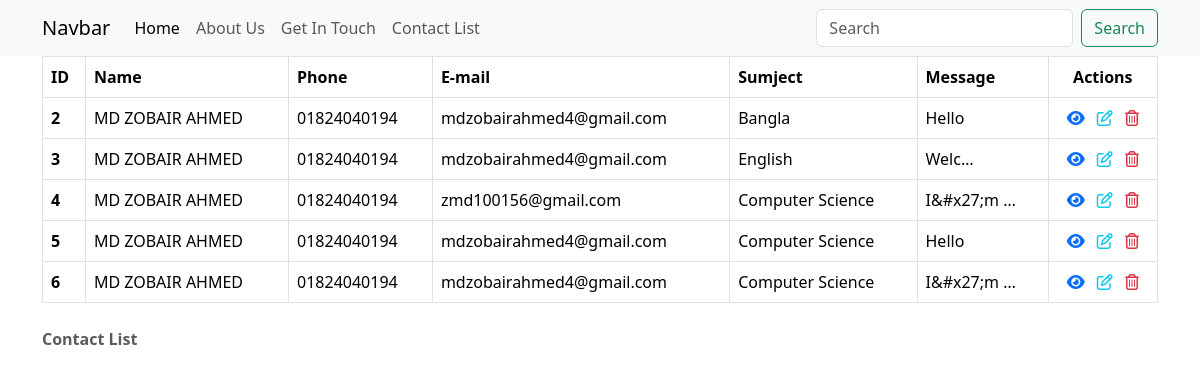
The page /contact/list/ on the database as committed earlier.
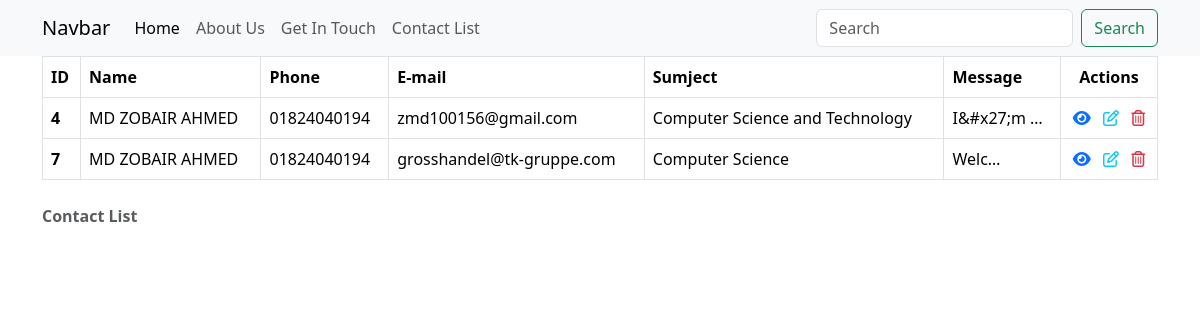
The same page on the database as committed later.
### firstapp/models.py (models this page shows, shortened)
class Contact(models.Model):
    name = models.CharField(max_length=255)
    phone = models.CharField(max_length=255)
    email = models.EmailField()
    subject = models.CharField(max_length=255)
    message = models.TextField()
    class Meta:
        verbose_name = 'Contact'
        verbose_name_plural = 'Contacts'

### firstapp/views.py (the view)
# urls.py: path('contact/list/', views.contact_list, name="contact_list"),
def contact_list(request):
    contacts = Contact.objects.all()
    return render(request, 'contact_list.html', {'contacts':contacts})

### firstapp/templates/contact_list.html
{% extends "base.html" %}
{% load static %}
{% block content %}
<section id="contact">
    <div class="container">
        <div class="row justify-content-center align-items-center">
            <div class="col-12 col-md-10 col-lg-12">
                <table class="table table-bordered">
                    <caption class="fw-bolder my-3">Contact List</caption>
                    <thead>
                        <tr class="">
                            <th>ID</th>
                            <th>Name</th>
                            <th>Phone</th>
                            <th>E-mail</th>
                            <th>Sumject</th>
                            <th>Message</th>
                            <th class="text-center">Actions</th>
                        </tr>
                    </thead>
                    <tbody>
                        {% for c in contacts %}
                        <tr>
                            <th scope="row">{{ c.pk }}</th>
                            <td>{{ c.name }}</td>
                            <td>{{ c.phone }}</td>
                            <td>{{ c.email }}</td>
                            <td>{{ c.subject }}</td>
                            <td>{{ c.message|truncatechars_html:5 }}</td>
                            <td class="text-center">
                                <a href="#" class="text-primary"><i class="fa-solid fa-eye"></i></a>
                                <a href="{% url 'contact_edit' c.pk %}" class="text-info mx-2"><i class="fa-regular fa-pen-to-square"></i></a>
                                <a href="{% url 'contact_delete' c.pk %}" class="text-danger" ><i class="fa-regular fa-trash-can"></i></a>
                            </td>
                        </tr>
                        {% empty %}
                        <tr>
                            <td colspan="7" class="text-center">No contact data available</td>
                        </tr>
                        {% endfor %}
                    </tbody>
                </table>
            </div>
        </div>
    </div>
</section>
{% endblock content %}

Rows that differ between the two databases and show on the page:
removed Contact: pk "2", name "MD ZOBAIR AHMED", phone "01824040194", email "mdzobairahmed4@gmail.com", subject "Bangla", message "Hello"
removed Contact: pk "3", name "MD ZOBAIR AHMED", phone "01824040194", email "mdzobairahmed4@gmail.com", subject "English", message "Welc…"
removed Contact: pk "5", name "MD ZOBAIR AHMED", phone "01824040194", email "mdzobairahmed4@gmail.com", subject "Computer Science", message "Hello"
removed Contact: pk "6", name "MD ZOBAIR AHMED", phone "01824040194", email "mdzobairahmed4@gmail.com", subject "Computer Science", message "I&#x27;m …"
changed Contact "zmd100156@gmail.com": subject "Computer Science" → "Computer Science and Technology"
added Contact: pk "7", name "MD ZOBAIR AHMED", phone "01824040194", email "grosshandel@tk-gruppe.com", subject "Computer Science", message "Welc…"
